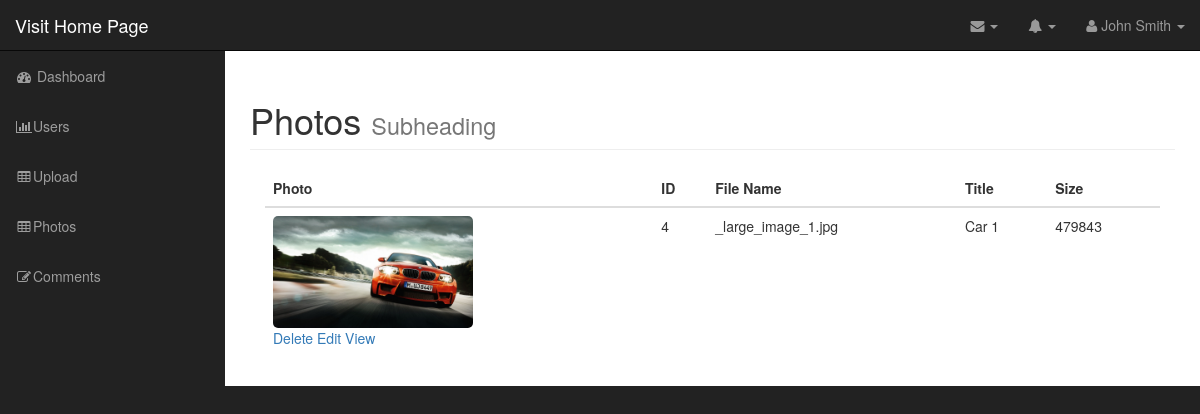
Page /admin/photos.php (signed in) on the committed database.
### tables this page shows
CREATE TABLE `photos` (
  `id` int(11) NOT NULL,
  `title` varchar(255) NOT NULL,
  `caption` varchar(255) NOT NULL,
  `description` text NOT NULL,
  `filename` varchar(255) NOT NULL,
  `alternate_text` varchar(255) NOT NULL,
  `type` varchar(255) NOT NULL,
  `size` int(11) NOT NULL
);

### admin/includes/database.php (called while the page is built, shortened)
<?php
class Database {
	public $connection;
	public function open_db_connection(){
		$this->connection = new mysqli(DB_HOST, DB_USER, DB_PASS, DB_NAME);
	}
	public function query($sql){
		$result = $this->connection->query($sql);
		return $result;
	}
}
$database = new Database();

### admin/includes/db_object.php (called while the page is built, shortened)
<?php
class Db_object {
	public static function find_all(){
		return static::find_by_query("SELECT * FROM " . static::$db_table );
	}
	public static function find_by_query($sql){
		global $database;
		$result_set = $database->query($sql);
		$the_object_array = array();
		while($row = mysqli_fetch_array($result_set)){
			$the_object_array[] = static::instantiation($row);
		}
		return $the_object_array;
	}
	public static function instantiation($the_record){
		$the_object = new $calling_class;
        foreach ($the_record as $the_attribute => $value) {
        	if($the_object->has_the_attribute($the_attribute)){
        		$the_object->$the_attribute = $value;
        	}
        }
        return $the_object;
	}
	private function has_the_attribute($the_attribute){
		$object_properties = get_object_vars($this);
		return array_key_exists($the_attribute, $object_properties);
	}
}

### admin/includes/photo.php (called while the page is built, shortened)
<?php
class Photo extends Db_object {
	public $filename;
	public $upload_directory = "images";
		public function picture_path(){
			return $this->upload_directory. DS . $this->filename;
		}
}

### admin/photos.php (the view, shortened to what this page needs)
<?php include("includes/header.php"); ?>
<?php
  $photos = Photo::find_all();
 ?>
        <nav class="navbar navbar-inverse navbar-fixed-top" role="navigation">
        <?php include("includes/top_nav.php"); ?>
        <?php include("includes/side_nav.php"); ?>
        </nav>
        <div id="page-wrapper">
            <div class="container-fluid">
                <div class="row">
                    <div class="col-lg-12">
                        <h1 class="page-header">
                            Photos
                            <small>Subheading</small>
                        </h1>
                        <div class="col-md-12">
                          <table class="table table-hover">
                            <thead>
                              <tr>
                                <th>Photo</th>
                                <th>ID</th>
                                <th>File Name</th>
                                <th>Title</th>
                                <th>Size</th>
                              </tr>
                            </thead>
                            <tbody>
                              <?php foreach ($photos as $photo) : ?>
                                <tr>
                                  <td><img src="<?php echo $photo->picture_path(); ?>" alt="" class="admin-photo-thumbnail">
                                    <div class="pictures_link ">
                                      <a href="delete_photo.php?id=<?php echo $photo->id; ?>">Delete</a>
                                      <a href="edit_photo.php?id=<?php echo $photo->id; ?>">Edit</a>
                                      <a href="#">View</a>
                                    </div>
                                  </td>
                                  <td><?php echo $photo->id; ?></td>
                                  <td><?php echo $photo->filename; ?></td>
                                  <td><?php echo $photo->title; ?></td>
                                  <td><?php echo $photo->size; ?></td>
                                </tr>
                            <?php endforeach; ?>
                            </tbody>
                          </table>
                        </div>
                    </div>
                </div>
            </div>
        </div>
  <?php include("includes/footer.php"); ?>

### admin/css/sb-admin.css (style rules this page uses)
body { margin-top: 100px; background-color: #222; }
@media (min-width:768px) { body { margin-top: 50px; } }
#page-wrapper { width: 100%; padding: 0; background-color: #fff; }
@media (min-width:768px) { #page-wrapper { padding: 10px; } }

### admin/css/styles.css (style rules this page uses)
.admin-photo-thumbnail { width: 200px; border-radius: 5px; }

### rows in the picture
photos: filename (picture), id "4", filename "_large_image_1.jpg", title "Car 1", size "479843"
